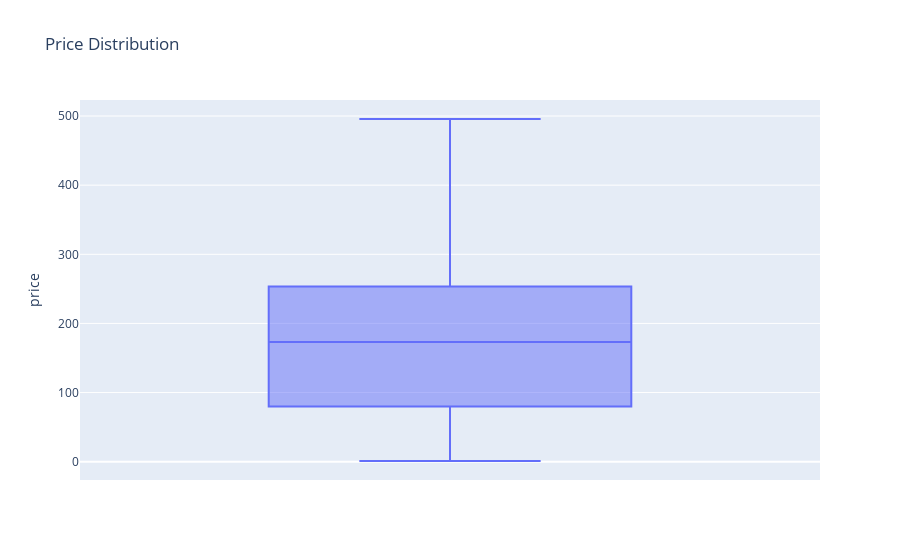

The notebook cell saved with this chart:
### Code cell
fig = px.box(df_transactions, y='price', title='Price Distribution')
fig.show()

### Figure 1 — Plotly figure (JSON) as saved in the notebook; plotly's stock layout.template omitted (floating-point values rounded to 4 significant figures; data arrays with more than 128 entries replaced by an {"elided": "..."} marker saying what was removed)
{"data": [{"alignmentgroup": "True", "hovertemplate": "price=%{y}<extra></extra>", "legendgroup": "", "marker": {"color": "#636efa"}, "name": "", "notched": false, "offsetgroup": "", "orientation": "v", "showlegend": false, "type": "box", "x0": " ", "xaxis": "x", "y": {"elided": "10000 float values"}, "y0": " ", "yaxis": "y"}], "layout": {"boxmode": "group", "legend": {"tracegroupgap": 0}, "title": {"text": "Price Distribution"}, "xaxis": {"anchor": "y", "domain": [0, 1]}, "yaxis": {"anchor": "x", "domain": [0, 1], "title": {"text": "price"}}}}
